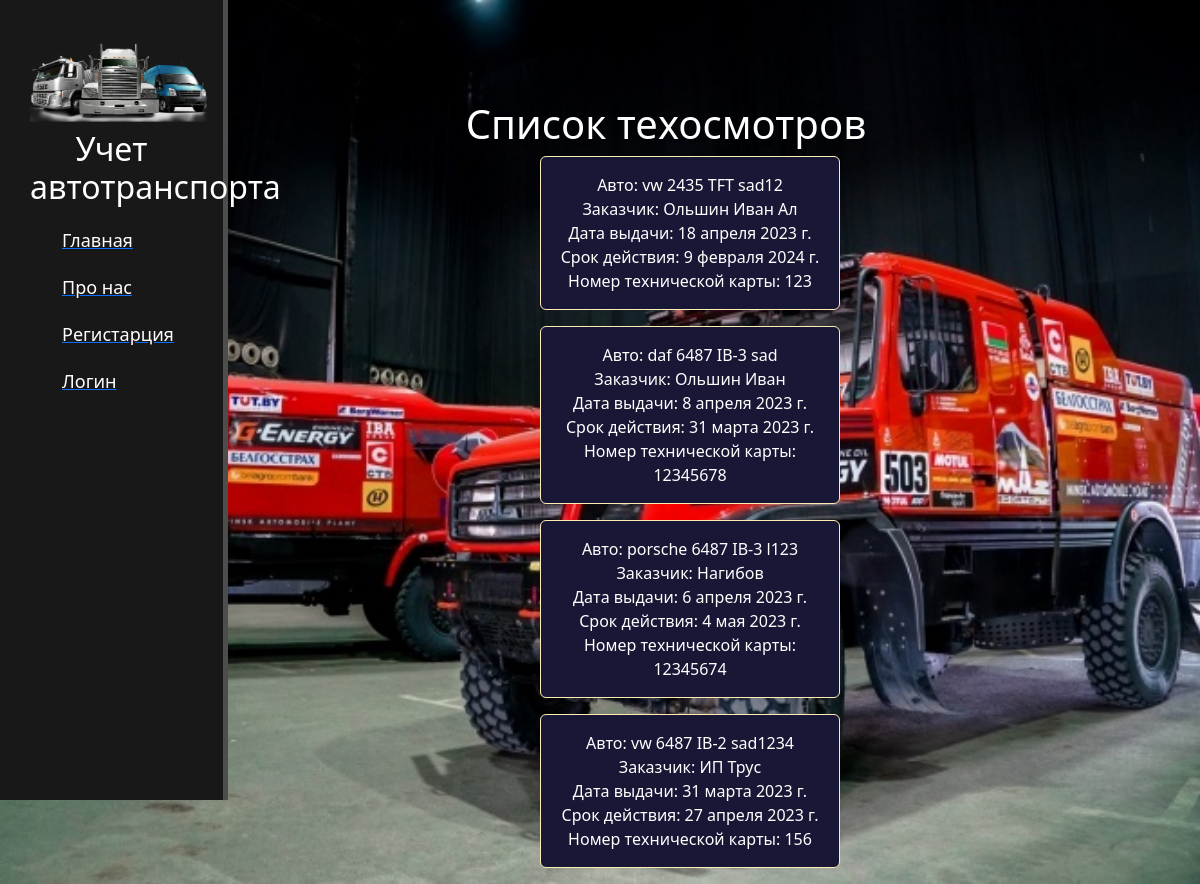
Screenshot of /avto/techosmotr with the database file from the repository.
### avto/models.py (models this page shows, shortened)
class Techosmotr(models.Model):
    cars = models.OneToOneField(Cars,on_delete = models.CASCADE)
    zakazchik = models.CharField('zakazchik', max_length=50)
    data_vydachi = models.DateField('data_vydachi')
    srok_deistviya = models.DateField('srok_deistviya')
    number_tex_karty = models.CharField('number_tex_karty', unique=True, max_length=15)
    class Meta:
        verbose_name = 'Техосмотр'
        verbose_name_plural = 'Техосмотры'

class Cars(models.Model):
    marka = models.CharField('marka', max_length=50)
    model = models.CharField('model', max_length=50)
    data_vypuska = models.DateField('data_vypuska')
    vin_number = models.CharField('vin_number',unique=True, max_length=25)
    number_avto = models.CharField('number_avto', max_length=15)
    probeg = models.CharField('probeg', max_length=15)
    voditels = models.OneToOneField(Voditels, on_delete=models.CASCADE)
    def __str__(self):
        return self.marka +' '+ self.number_avto +' '+ self.vin_number
    class Meta:
        verbose_name = 'Автомобиль'
        verbose_name_plural = 'Автомобили'

### avto/views.py (the view)
# urls.py: path('techosmotr', views.techosmotr_home, name = "techosmotr_home"),
def techosmotr_home(request):
    techosmotr = Techosmotr.objects.all()
    return render(request, 'avto/avto_techosmotr_home.html', {'techosmotr':techosmotr})

### avto/templates/avto/avto_techosmotr_home.html (shortened to what this page needs)
{% extends 'main/layout.html' %}
{% block content %}
<div class = "features">
    <h1>Список техосмотров</h1>
     {% if techosmotr %}
        {% for el in techosmotr %}
        <div class = "alert alert-warning">
           Авто: {{ el.cars }}<br>
           Заказчик: {{ el.zakazchik }}<br>
           Дата выдачи: {{ el.data_vydachi }}<br>
           Срок действия: {{ el.srok_deistviya }}<br>
            Номер технической карты: {{ el.number_tex_karty }}<br>
        </div>
        {% endfor %}
    {% else %}
        <p>Zapisei v tablice techosmotr otsytstvyut</p>
    {% endif %}
</div>
{% endblock %}

### main/static/main/css/main.css (style rules this page uses)
body { background-image: url("maz.jpg"); background-repeat: no-repeat; background-position: center center; background-attachment: fixed; -webkit-background-size: cover; -moz-background-size: cover; -o-background-size: cover; background-size: cover; }
main .features { position: relative; float: left; color: #fff; margin-left: 18%; margin-top: 100px; text-align: center; width: 75%; }
main .alert { color: #fff; margin-left: 36%; width: 300px; background: #181836; }

### rows the page displays
Techosmotr: cars "vw 2435 TFT sad12", zakazchik "Ольшин Иван Ал", data_vydachi "18 апреля 2023 г.", srok_deistviya "9 февраля 2024 г.", number_tex_karty "123"
Techosmotr: cars "daf 6487 IB-3 sad", zakazchik "Ольшин Иван", data_vydachi "8 апреля 2023 г.", srok_deistviya "31 марта 2023 г.", number_tex_karty "12345678"
Techosmotr: cars "porsche 6487 IB-3 l123", zakazchik "Нагибов", data_vydachi "6 апреля 2023 г.", srok_deistviya "4 мая 2023 г.", number_tex_karty "12345674"
Techosmotr: cars "vw 6487 IB-2 sad1234", zakazchik "ИП Трус", data_vydachi "31 марта 2023 г.", srok_deistviya "27 апреля 2023 г.", number_tex_karty "156"
